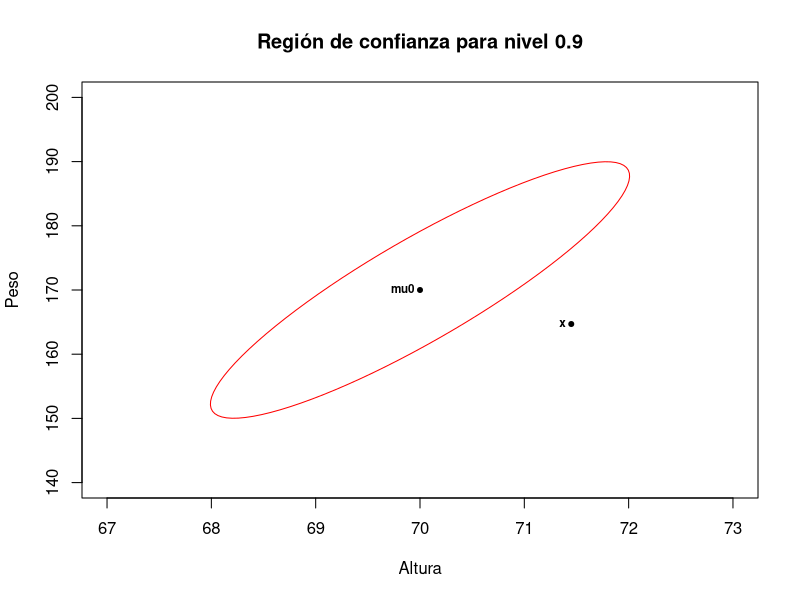
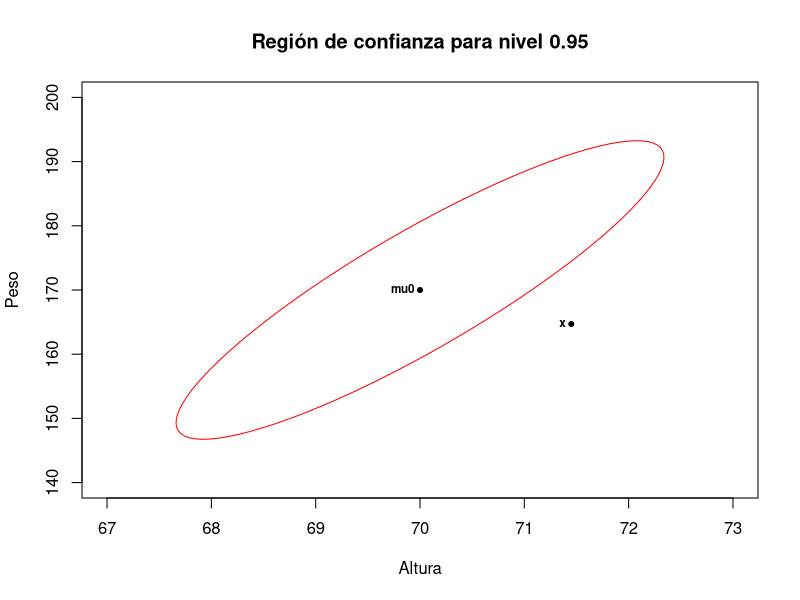
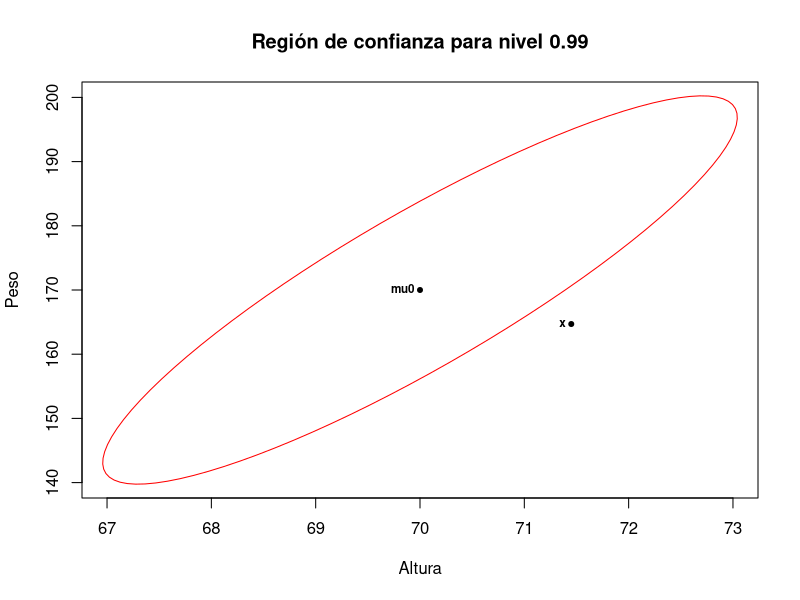
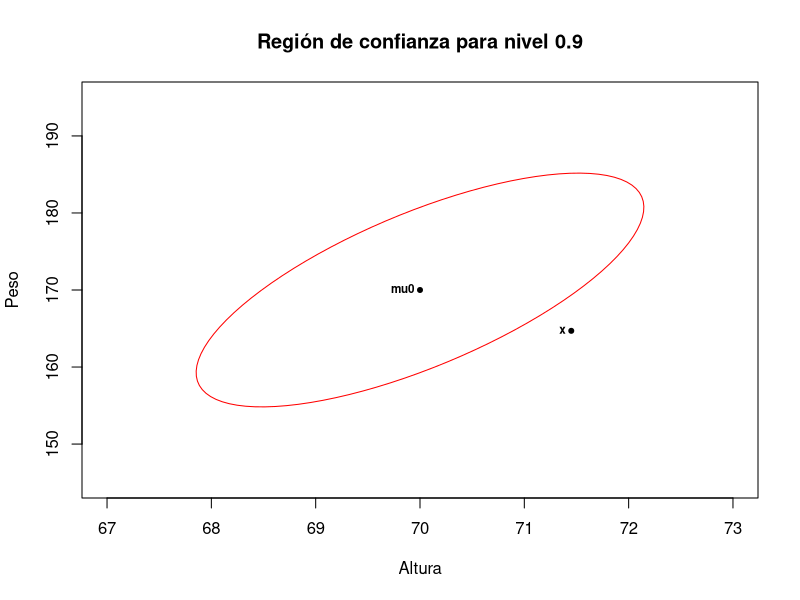
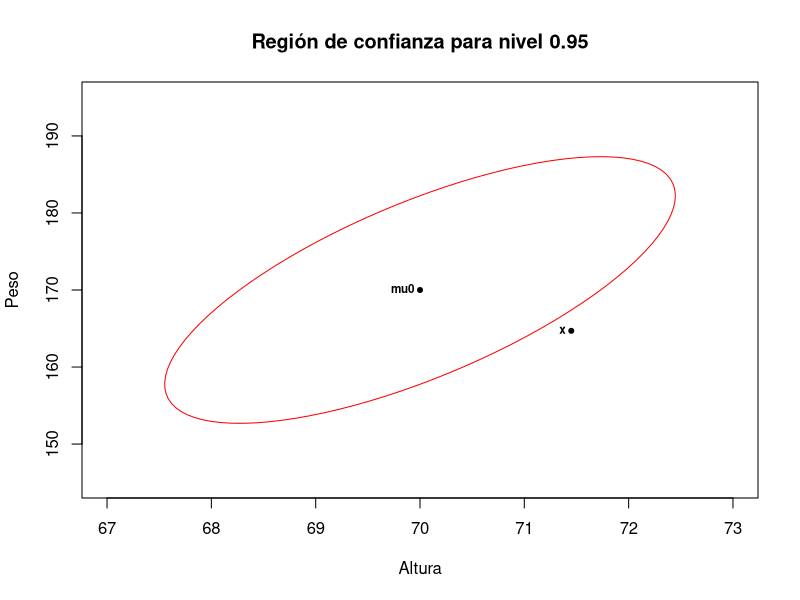
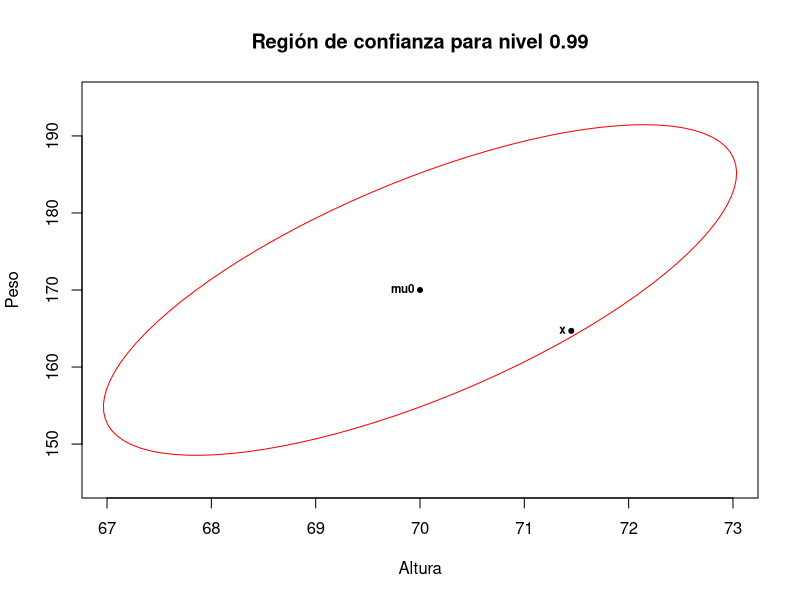

These figures' R source, in order:
mu0=matrix(c(70,170), nrow=2, ncol=1) # Valor de mu para la hipótesis nula
X=matrix(c(71.45, 164.7), nrow = 2, ncol = 1) # Vector de medias muestral
Sn=matrix(c(14.576,128.88,128.88,1441.2653),nrow=2,ncol=2) # Matriz de cuasi-covarianzas muestral
p=2
N=20
n=N-1
r12=0.889 # Coeficiente de correlación muestral

# Estadístico de contraste para Sigma desconocida:
t=20*t(X-mu0)%*%solve(Sn)%*%(X-mu0)
t

# Valores de comparación teóricos bajo H0 para distintos niveles de significación
f01=qf(0.1, 2, 18, lower.tail = FALSE)*38/18 # alpha=0.1
f005=qf(0.05, 2, 18, lower.tail = FALSE)*38/18 # alpha=0.05
f001=qf(0.01, 2, 18, lower.tail = FALSE)*38/18 # alpha=0.01

f01
f005
f001

library("ellipse")

# Regiones de confianza (elipses) para los distintos niveles de significación
e1<-ellipse(x=Sn/N, centre=as.vector(mu0), t=sqrt(f01))
plot(e1, type='l', xlim=c(67,73), ylim=c(140,200), col="red", xlab="Altura", ylab="Peso", main="Región de confianza para nivel 0.9")
points(x=c(as.vector(mu0)[1], as.vector(X)[1]), y=c(as.vector(mu0)[2], as.vector(X)[2]), pch=20)
text(x=c(as.vector(mu0)[1], as.vector(X)[1]), y=c(as.vector(mu0)[2], as.vector(X)[2]), pos=2, offset=0.3, labels=c('mu0', 'x'), cex=0.7, font=2)

e2<-ellipse(x=Sn/N, centre=as.vector(mu0), t=sqrt(f005))
plot(e2, type='l', xlim=c(67,73), ylim=c(140,200), col="red", xlab="Altura", ylab="Peso", main="Región de confianza para nivel 0.95")
points(x=c(as.vector(mu0)[1], as.vector(X)[1]), y=c(as.vector(mu0)[2], as.vector(X)[2]), pch=20)
text(x=c(as.vector(mu0)[1], as.vector(X)[1]), y=c(as.vector(mu0)[2], as.vector(X)[2]), pos=2, offset=0.3, labels=c('mu0', 'x'), cex=0.7, font=2)

e3<-ellipse(x=Sn/N, centre=as.vector(mu0), t=sqrt(f001))
plot(e3, type='l', xlim=c(67,73), ylim=c(140,200), col="red", xlab="Altura", ylab="Peso", main="Región de confianza para nivel 0.99")
points(x=c(as.vector(mu0)[1], as.vector(X)[1]), y=c(as.vector(mu0)[2], as.vector(X)[2]), pch=20)
text(x=c(as.vector(mu0)[1], as.vector(X)[1]), y=c(as.vector(mu0)[2], as.vector(X)[2]), pos=2, offset=0.3, labels=c('mu0', 'x'), cex=0.7, font=2)

# Representaciones para Sigma conocida
Sigma=matrix(c(20,100,100,1000),nrow = 2, ncol = 2)

# Estadístico de contraste para Sigma conocida
u=20*t(X-mu0)%*%solve(Sigma)%*%(X-mu0)
u

# Valores de comparación teóricos bajo H0 para distintos niveles de significación
c01=qchisq(0.1,2,lower.tail=FALSE)
c005=qchisq(0.05,2,lower.tail=FALSE)
c001=qchisq(0.01,2,lower.tail=FALSE)

c01
c005
c001

# Regiones de confianza (elipses) para los distintos niveles de significación
e1<-ellipse(x=Sigma/N, centre=as.vector(mu0), t=sqrt(c01))
plot(e1, type='l', xlim=c(67,73), ylim=c(145,195), col="red", xlab="Altura", ylab="Peso", main="Región de confianza para nivel 0.9")
points(x=c(as.vector(mu0)[1], as.vector(X)[1]), y=c(as.vector(mu0)[2], as.vector(X)[2]), pch=20)
text(x=c(as.vector(mu0)[1], as.vector(X)[1]), y=c(as.vector(mu0)[2], as.vector(X)[2]), pos=2, offset=0.3, labels=c('mu0', 'x'), cex=0.7, font=2)

e2<-ellipse(x=Sigma/N, centre=as.vector(mu0), t=sqrt(c005))
plot(e2, type='l', xlim=c(67,73), ylim=c(145,195), col="red", xlab="Altura", ylab="Peso", main="Región de confianza para nivel 0.95")
points(x=c(as.vector(mu0)[1], as.vector(X)[1]), y=c(as.vector(mu0)[2], as.vector(X)[2]), pch=20)
text(x=c(as.vector(mu0)[1], as.vector(X)[1]), y=c(as.vector(mu0)[2], as.vector(X)[2]), pos=2, offset=0.3, labels=c('mu0', 'x'), cex=0.7, font=2)

e3<-ellipse(x=Sigma/N, centre=as.vector(mu0), t=sqrt(c001))
plot(e3, type='l', xlim=c(67,73), ylim=c(145,195), col="red", xlab="Altura", ylab="Peso", main="Región de confianza para nivel 0.99")
points(x=c(as.vector(mu0)[1], as.vector(X)[1]), y=c(as.vector(mu0)[2], as.vector(X)[2]), pch=20)
text(x=c(as.vector(mu0)[1], as.vector(X)[1]), y=c(as.vector(mu0)[2], as.vector(X)[2]), pos=2, offset=0.3, labels=c('mu0', 'x'), cex=0.7, font=2)
